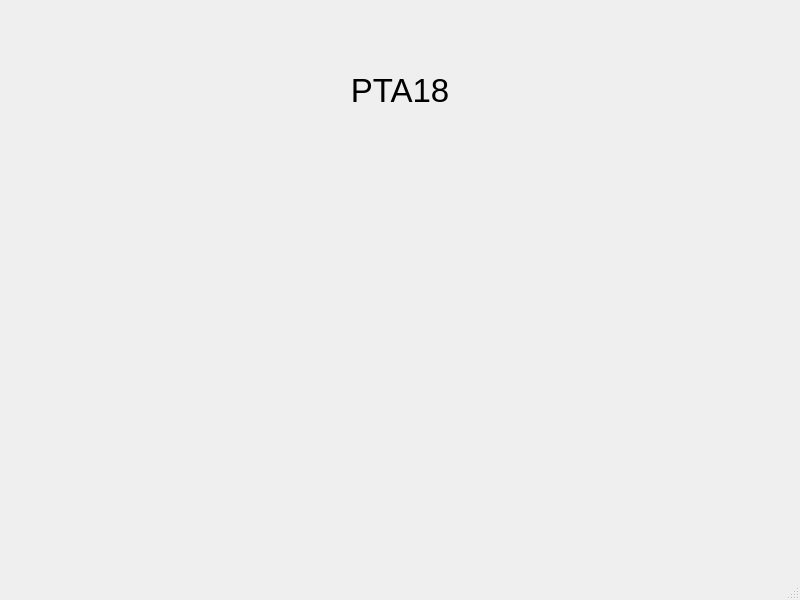
<?xml version="1.0" encoding="UTF-8"?>
<ui version="4.0">
 <class>MainWindow</class>
 <widget class="QMainWindow" name="MainWindow">
  <property name="geometry">
   <rect>
    <x>0</x>
    <y>0</y>
    <width>800</width>
    <height>600</height>
   </rect>
  </property>
  <property name="windowTitle">
   <string>MainWindow</string>
  </property>
  <widget class="QWidget" name="centralwidget">
   <widget class="QLabel" name="label">
    <property name="geometry">
     <rect>
      <x>300</x>
      <y>60</y>
      <width>200</width>
      <height>60</height>
     </rect>
    </property>
    <property name="font">
     <font>
      <pointsize>25</pointsize>
     </font>
    </property>
    <property name="text">
     <string>PTA18</string>
    </property>
    <property name="alignment">
     <set>Qt::AlignCenter</set>
    </property>
   </widget>
  </widget>
  <widget class="QStatusBar" name="statusbar"/>
 </widget>
 <resources/>
 <connections/>
</ui>
